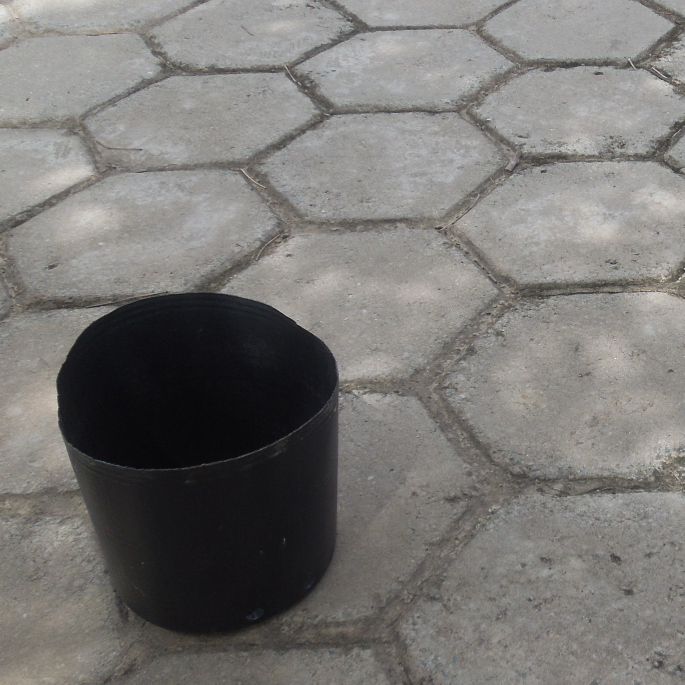
#> input picture notebooks/data/DSCN3564.JPG, 2053 x 2053 px (shown at 1/3 size)
$ jupyter execute --allow-errors 'CNV-BNN-Aedes(pitcher).ipynb'   (shell and % lines are left out)
#> lines starting #> are read from the running program, lines starting #| are printed output that depends on the picture
[cell 1]
import bnn

[cell 2]
from PIL import Image
im=Image.open('data/DSCN3564.JPG')
#> im is the input picture: PIL image 2053x2053 RGB; mean R, G, B 121.5, 119.7, 117.2
im=im.resize(size=(int(im.size[0]/4),int(im.size[1]/4)))
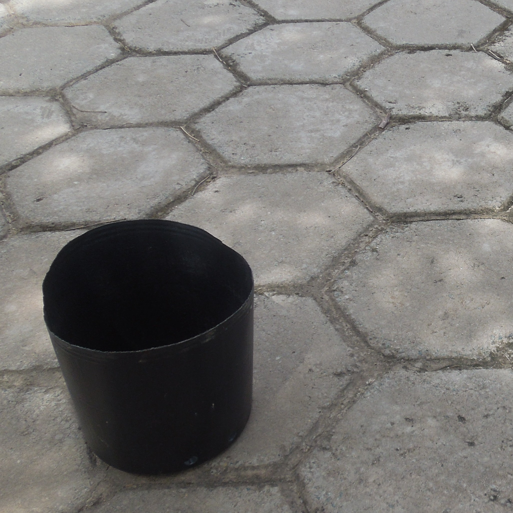
#> im: PIL image 513x513 RGB; mean R, G, B 121.5, 119.7, 117.2
im


$ run again, with notebooks/data/DSCN3020.JPG copied over notebooks/data/DSCN3564.JPG
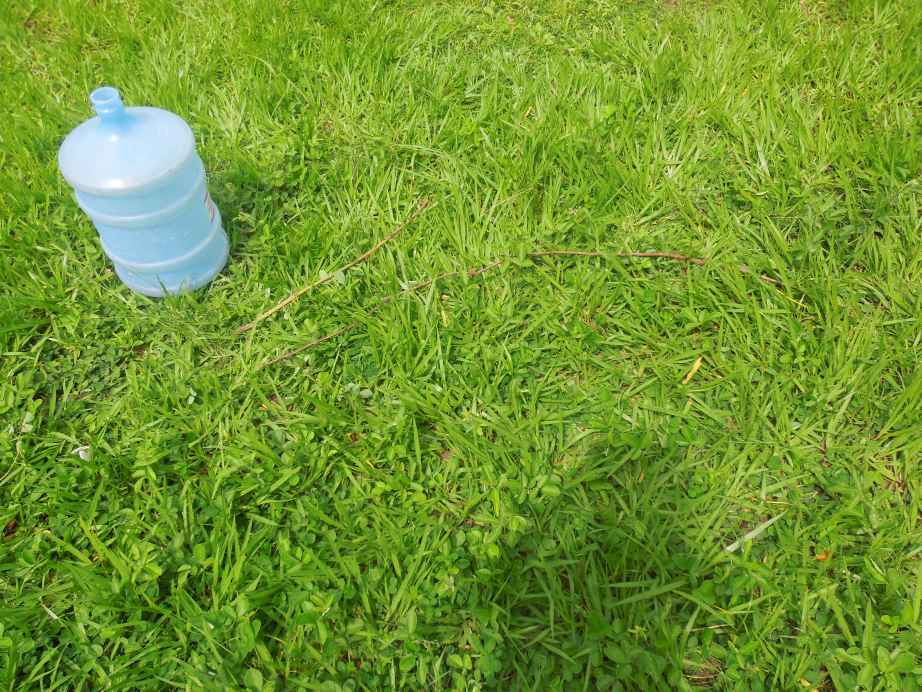
#> input picture notebooks/data/DSCN3020.JPG, 4608 x 3456 px (shown at 1/5 size)
#> im is the input picture: PIL image 4608x3456 RGB; mean R, G, B 113, 149.8, 46.2
#> `im=im.resize(size=(int(im.size[0]/4),int(im.size[1]/4)))`:
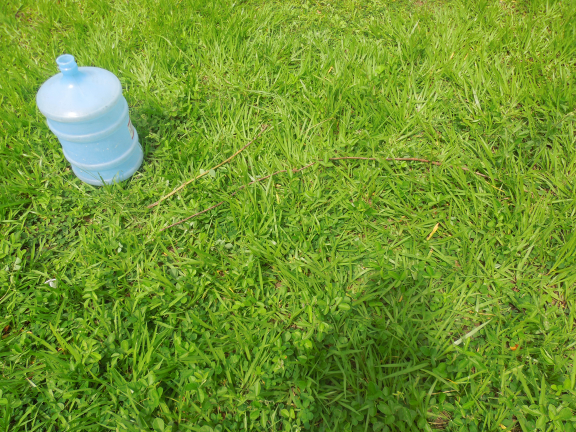
#> im: PIL image 1152x864 RGB (shown at 1/2 size); mean R, G, B 113, 149.8, 46.2
